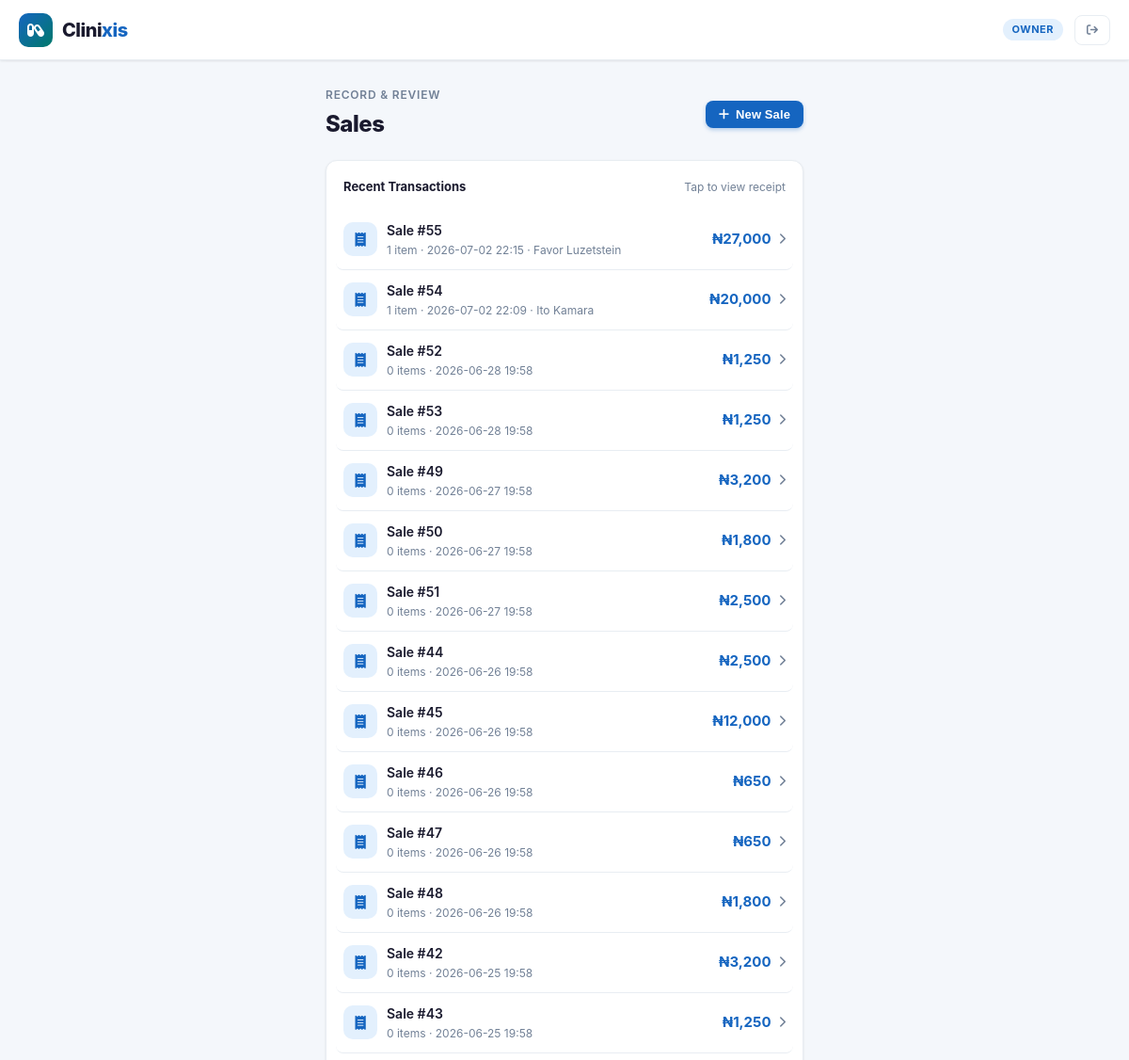
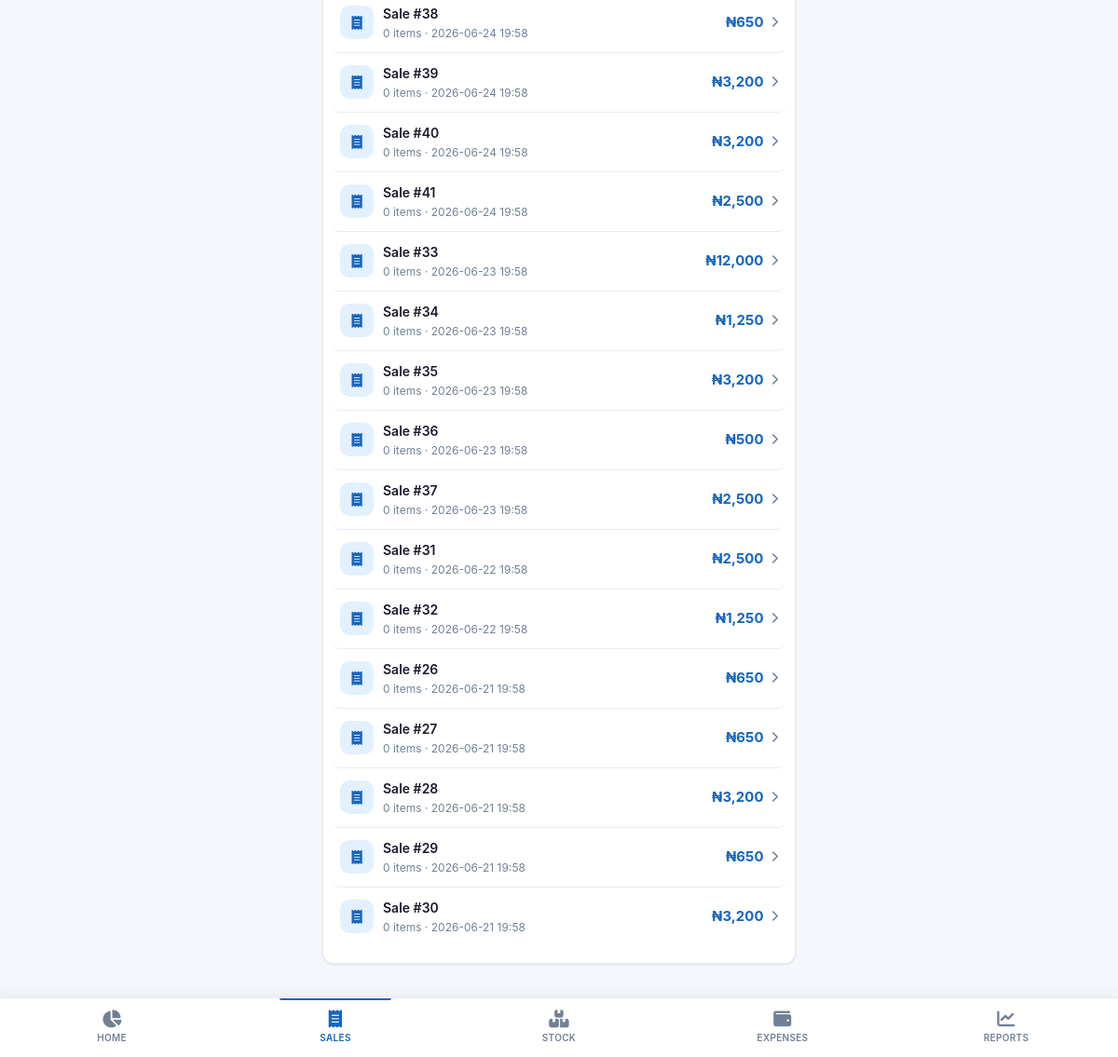
The page /sales (signed in) on the database its author committed (2 pictures, top to bottom).
### tables this page shows
CREATE TABLE sales (
            id INTEGER PRIMARY KEY AUTOINCREMENT,
            pharmacy_id INTEGER NOT NULL,
            total_amount REAL NOT NULL,
            note TEXT,
            created_at TEXT DEFAULT CURRENT_TIMESTAMP, voided INTEGER DEFAULT 0, staff_id INTEGER,
            FOREIGN KEY (pharmacy_id) REFERENCES pharmacies(id)
        );

### app.py (the view)
@app.route('/sales')
@login_required
def sales():
    conn = get_db()
    all_products = get_all_products_with_stock(session['pharmacy_id'])
    products = [p for p in all_products if p['quantity'] > 0]
    recent_sales = [dict(s) for s in conn.execute(
        """SELECT s.*, COUNT(si.id) as item_count FROM sales s
           LEFT JOIN sale_items si ON s.id=si.sale_id
           WHERE s.pharmacy_id=? AND s.voided=0
           GROUP BY s.id ORDER BY s.created_at DESC LIMIT 30""",
        (session['pharmacy_id'],)).fetchall()]
    conn.close()
    return render_template('sales.html', products=products, recent_sales=recent_sales)

### app.py (called while the page is built)
def login_required(f):
    @wraps(f)
    def decorated(*args, **kwargs):
        if 'user_id' not in session:
            return redirect(url_for('login'))
        return f(*args, **kwargs)
    return decorated

### database.py (called while the page is built)
def get_db():
    conn = sqlite3.connect(DB_PATH, timeout=30, check_same_thread=False)
    conn.row_factory = sqlite3.Row
    conn.execute("PRAGMA journal_mode=WAL")
    conn.execute("PRAGMA foreign_keys = ON")
    conn.execute("PRAGMA busy_timeout = 10000")
    return conn

def get_product_stock(conn, product_id, pharmacy_id):
    today = datetime.now().strftime('%Y-%m-%d')
    result = conn.execute("""
        SELECT COALESCE(SUM(quantity_remaining), 0) as total
        FROM product_batches
        WHERE product_id=? AND pharmacy_id=? AND quantity_remaining>0
          AND (expiry_date IS NULL OR expiry_date >= ?)
    """, (product_id, pharmacy_id, today)).fetchone()
    return result['total'] if result else 0

### templates/sales.html (shortened to what this page needs)
{% extends "base.html" %}
{% set active_page = 'sales' %}
{% block content %}
<div class="page">
  <div class="page-header" style="padding-top:8px;display:flex;align-items:center;justify-content:space-between;">
    <div>
      <div class="page-label">Record & Review</div>
      <div class="page-title">Sales</div>
    </div>
    <button class="btn btn-primary btn-sm" onclick="openModal('sale-modal')">
      <i class="fa-solid fa-plus"></i> New Sale
    </button>
  </div>
  {% if recent_sales %}
  <div class="card">
    <div class="card-header">
      <div class="card-title">Recent Transactions</div>
      <span class="card-subtitle">Tap to view receipt</span>
    </div>
    {% for sale in recent_sales %}
    <div class="item-row" onclick="viewReceipt({{ sale['id'] }})"
         style="cursor:pointer;transition:background .15s;border-radius:8px;padding:11px 8px;margin:0 -8px;"
         onmouseover="this.style.background='var(--bg)'" onmouseout="this.style.background=''">
      <div style="display:flex;align-items:center;gap:10px;">
        <div style="width:36px;height:36px;border-radius:10px;background:var(--primary-light);display:flex;align-items:center;justify-content:center;flex-shrink:0;">
          <i class="fa-solid fa-receipt" style="color:var(--primary);font-size:15px;"></i>
        </div>
        <div>
          <div class="item-name">Sale #{{ sale['id'] }}</div>
          <div class="item-sub">
            {{ sale['item_count'] }} item{{ 's' if sale['item_count'] != 1 }}
            &middot; {{ sale['created_at'][:16] }}
            {% if sale['note'] %}&middot; {{ sale['note'] }}{% endif %}
          </div>
        </div>
      </div>
      <div style="display:flex;align-items:center;gap:8px;">
        <div class="item-amount">₦{{ "{:,.0f}".format(sale['total_amount']) }}</div>
        <i class="fa-solid fa-chevron-right" style="color:var(--text-muted);font-size:12px;"></i>
      </div>
    </div>
    {% endfor %}
  </div>
  {% else %}
  <div class="empty-state">
    <i class="fa-solid fa-receipt"></i>
    <p>No sales yet.<br>Tap "New Sale" to record your first transaction.</p>
  </div>
  {% endif %}
</div>
{% endblock %}

### templates/base.html (shortened to what this page needs)
<!DOCTYPE html>
<html lang="en">
<head>
<link rel="stylesheet" href="https://cdnjs.cloudflare.com/ajax/libs/font-awesome/6.5.0/css/all.min.css">
</head>
<body>
{% if session.pharmacy_name %}
<nav class="nav">
  <div class="nav-brand">
    <div class="nav-brand-icon"><i class="fa-solid fa-capsules"></i></div>
    <div class="nav-brand-text">Clini<span>xis</span></div>
  </div>
  <div class="nav-right">
    <span class="nav-badge">{{ session.role }}</span>
    <a href="/logout" class="nav-logout"><i class="fa-solid fa-arrow-right-from-bracket"></i></a>
  </div>
</nav>
<nav class="bottom-nav">
  <a href="/dashboard" class="bnav-item {% if active_page=='dashboard' %}active{% endif %}">
    <i class="fa-solid fa-chart-pie"></i>Home
  </a>
  <a href="/sales" class="bnav-item {% if active_page=='sales' %}active{% endif %}">
    <i class="fa-solid fa-receipt"></i>Sales
  </a>
  <a href="/stock" class="bnav-item {% if active_page=='stock' %}active{% endif %}">
    <i class="fa-solid fa-boxes-stacked"></i>Stock
  </a>
  {% if session.role == 'owner' %}
  <a href="/expenses" class="bnav-item {% if active_page=='expenses' %}active{% endif %}">
    <i class="fa-solid fa-wallet"></i>Expenses
  </a>
  <a href="/reports" class="bnav-item {% if active_page=='reports' %}active{% endif %}">
    <i class="fa-solid fa-chart-line"></i>Reports
  </a>
  {% endif %}
</nav>
{% endif %}
<div class="content">{% block content %}{% endblock %}</div>
</body>
</html>

### rows shown on the page
sales: id "55", item_count "1", created_at "2026-07-02 22:15", note "Favor Luzetstein", total_amount "27,000"
sales: id "54", item_count "1", created_at "2026-07-02 22:09", note "Ito Kamara", total_amount "20,000"
sales: id "52", item_count "0", item_count "s", created_at "2026-06-28 19:58", total_amount "1,250"
sales: id "53", item_count "0", item_count "s", created_at "2026-06-28 19:58", total_amount "1,250"
sales: id "49", item_count "0", item_count "s", created_at "2026-06-27 19:58", total_amount "3,200"
sales: id "50", item_count "0", item_count "s", created_at "2026-06-27 19:58", total_amount "1,800"
sales: id "51", item_count "0", item_count "s", created_at "2026-06-27 19:58", total_amount "2,500"
sales: id "44", item_count "0", item_count "s", created_at "2026-06-26 19:58", total_amount "2,500"
sales: id "45", item_count "0", item_count "s", created_at "2026-06-26 19:58", total_amount "12,000"
sales: id "46", item_count "0", item_count "s", created_at "2026-06-26 19:58", total_amount "650"
sales: id "47", item_count "0", item_count "s", created_at "2026-06-26 19:58", total_amount "650"
sales: id "48", item_count "0", item_count "s", created_at "2026-06-26 19:58", total_amount "1,800"
sales: id "42", item_count "0", item_count "s", created_at "2026-06-25 19:58", total_amount "3,200"
sales: id "43", item_count "0", item_count "s", created_at "2026-06-25 19:58", total_amount "1,250"
sales: id "38", item_count "0", item_count "s", created_at "2026-06-24 19:58", total_amount "650"
sales: id "39", item_count "0", item_count "s", created_at "2026-06-24 19:58", total_amount "3,200"
sales: id "40", item_count "0", item_count "s", created_at "2026-06-24 19:58", total_amount "3,200"
sales: id "41", item_count "0", item_count "s", created_at "2026-06-24 19:58", total_amount "2,500"
sales: id "33", item_count "0", item_count "s", created_at "2026-06-23 19:58", total_amount "12,000"
sales: id "34", item_count "0", item_count "s", created_at "2026-06-23 19:58", total_amount "1,250"
sales: id "35", item_count "0", item_count "s", created_at "2026-06-23 19:58", total_amount "3,200"
sales: id "36", item_count "0", item_count "s", created_at "2026-06-23 19:58", total_amount "500"
sales: id "37", item_count "0", item_count "s", created_at "2026-06-23 19:58", total_amount "2,500"
sales: id "31", item_count "0", item_count "s", created_at "2026-06-22 19:58", total_amount "2,500"
sales: id "32", item_count "0", item_count "s", created_at "2026-06-22 19:58", total_amount "1,250"
sales: id "26", item_count "0", item_count "s", created_at "2026-06-21 19:58", total_amount "650"
sales: id "27", item_count "0", item_count "s", created_at "2026-06-21 19:58", total_amount "650"
sales: id "28", item_count "0", item_count "s", created_at "2026-06-21 19:58", total_amount "3,200"
sales: id "29", item_count "0", item_count "s", created_at "2026-06-21 19:58", total_amount "650"
sales: id "30", item_count "0", item_count "s", created_at "2026-06-21 19:58", total_amount "3,200"

### other values the page prints
{{ session.role }} "OWNER"
